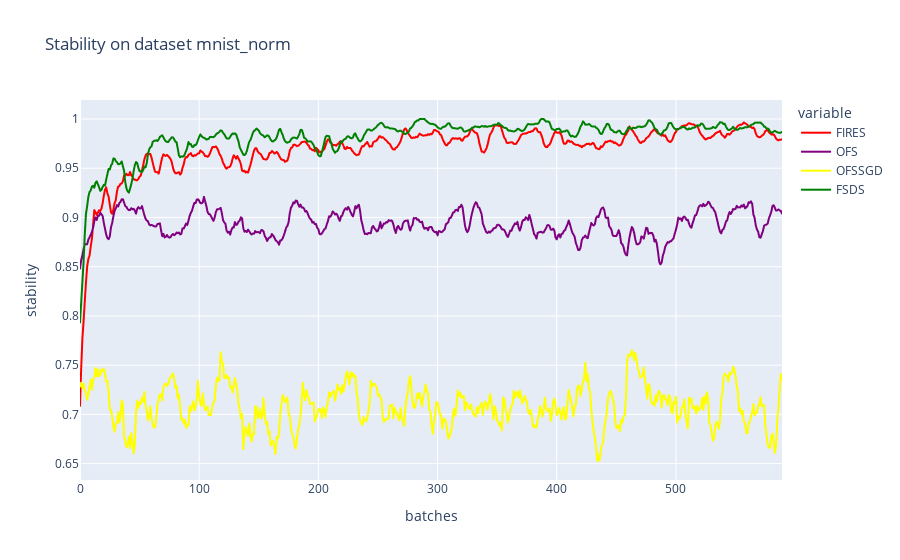

This figure's notebook cell:
### Markdown cell above
### Plot all

### Code cell
# stability
title = "Stability on dataset {}".format(dataset_name)
col_names = ["FIRES", "OFS", "OFSSGD", "FSDS"]
d = {"FIRES":fires_cuda_stability, "OFS":ofs_stability, "OFSSGD":ofssgd_stability, "FSDS":fsds_stability} #"random":random_stability
df = pd.DataFrame(d, columns=col_names)
fig = px.line(df, y = col_names, title=title, labels={"index":"batches", "value":"stability"},color_discrete_map={'FIRES': 'red', 
                                                    'OFS': 'purple','FSDS': 'green', "OFSSGD":"yellow"})
fig.write_image("{}/stability.{}".format(folder, export_type))
stability_trace = fig['data']
fig.show()

### Figure 1 — Plotly figure (JSON) as saved in the notebook; plotly's stock layout.template omitted (floating-point values rounded to 4 significant figures; data arrays with more than 128 entries replaced by an {"elided": "..."} marker saying what was removed)
{"data": [{"hovertemplate": "variable=FIRES<br>batches=%{x}<br>stability=%{y}<extra></extra>", "legendgroup": "FIRES", "line": {"color": "red", "dash": "solid"}, "mode": "lines", "name": "FIRES", "showlegend": true, "type": "scattergl", "x": {"elided": "590 int values"}, "xaxis": "x", "y": {"elided": "590 float values"}, "yaxis": "y"}, {"hovertemplate": "variable=OFS<br>batches=%{x}<br>stability=%{y}<extra></extra>", "legendgroup": "OFS", "line": {"color": "purple", "dash": "solid"}, "mode": "lines", "name": "OFS", "showlegend": true, "type": "scattergl", "x": {"elided": "590 int values"}, "xaxis": "x", "y": {"elided": "590 float values"}, "yaxis": "y"}, {"hovertemplate": "variable=OFSSGD<br>batches=%{x}<br>stability=%{y}<extra></extra>", "legendgroup": "OFSSGD", "line": {"color": "yellow", "dash": "solid"}, "mode": "lines", "name": "OFSSGD", "showlegend": true, "type": "scattergl", "x": {"elided": "590 int values"}, "xaxis": "x", "y": {"elided": "590 float values"}, "yaxis": "y"}, {"hovertemplate": "variable=FSDS<br>batches=%{x}<br>stability=%{y}<extra></extra>", "legendgroup": "FSDS", "line": {"color": "green", "dash": "solid"}, "mode": "lines", "name": "FSDS", "showlegend": true, "type": "scattergl", "x": {"elided": "590 int values"}, "xaxis": "x", "y": {"elided": "590 float values"}, "yaxis": "y"}], "layout": {"legend": {"title": {"text": "variable"}, "tracegroupgap": 0}, "title": {"text": "Stability on dataset mnist_norm"}, "xaxis": {"anchor": "y", "domain": [0, 1], "title": {"text": "batches"}}, "yaxis": {"anchor": "x", "domain": [0, 1], "title": {"text": "stability"}}}}
